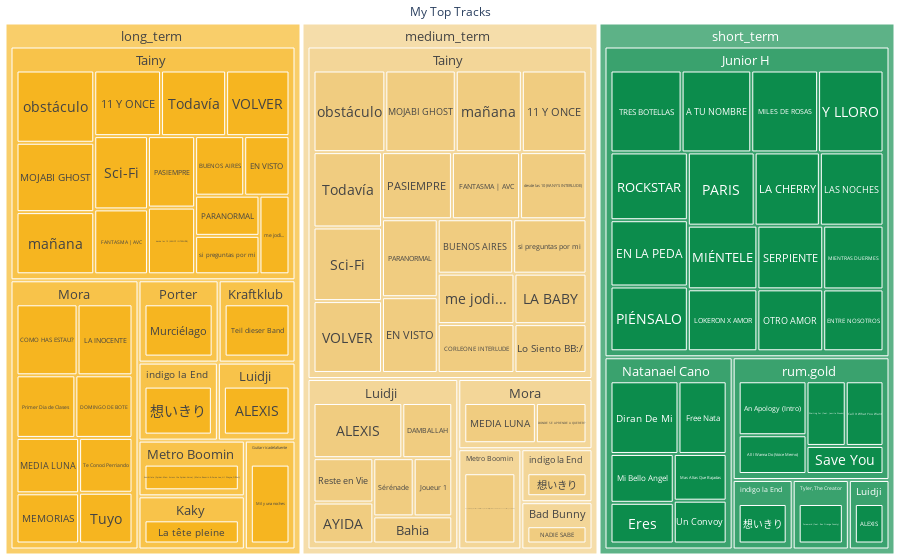

The notebook cell this image was saved under:
### Code cell
# Display the top tracks DataFrame
fig = px.treemap(top_tracks.groupby('Time Range').head(30),
                 path=[px.Constant('My Top Tracks'), 'Time Range', 'Artist', 'Track'],
                 values='Rank',
                 labels={'Rank':'Rank of Track'})
fig.update_traces(insidetextfont=dict(size=14),
                  textposition='middle center')
fig.update_layout(colorway=['#f6b520', '#f0cc80', '#0c8c4c', '#3f8c44', '#eae9e5', '#424236'],
                  margin=dict(t=0, l=0, r=0, b=0))
fig.show()
fig.write_image('figures/MyTopTracks.png', engine='kaleido', scale=5)

### Figure 1 — Plotly figure (JSON) as saved in the notebook; plotly's stock layout.template omitted (floating-point values rounded to 4 significant figures)
{"data": [{"branchvalues": "total", "domain": {"x": [0, 1], "y": [0, 1]}, "hovertemplate": "labels=%{label}<br>Rank of Track=%{value}<br>parent=%{parent}<br>id=%{id}<extra></extra>", "ids": ["My Top Tracks/long_term/Tainy/11 Y ONCE", "My Top Tracks/medium_term/Tainy/11 Y ONCE", "My Top Tracks/short_term/Junior H/A TU NOMBRE", "My Top Tracks/long_term/Luidji/ALEXIS", "My Top Tracks/medium_term/Luidji/ALEXIS", "My Top Tracks/short_term/Luidji/ALEXIS", "My Top Tracks/medium_term/Luidji/AYIDA", "My Top Tracks/short_term/rum.gold/All I Wanna Do (Voice Memo)", "My Top Tracks/short_term/rum.gold/An Apology (Intro)", "My Top Tracks/long_term/Metro Boomin/Annihilate (Spider-Man: Across the Spider-Verse) (Metro Boomin & Swae Lee, Lil Wayne, Offset)", "My Top Tracks/medium_term/Metro Boomin/Annihilate (Spider-Man: Across the Spider-Verse) (Metro Boomin & Swae Lee, Lil Wayne, Offset)", "My Top Tracks/long_term/Tainy/BUENOS AIRES", "My Top Tracks/medium_term/Tainy/BUENOS AIRES", "My Top Tracks/medium_term/Luidji/Bahia", "My Top Tracks/long_term/Mora/COMO HAS ESTAU?", "My Top Tracks/medium_term/Tainy/CORLEONE INTERLUDE", "My Top Tracks/short_term/rum.gold/Call It What You Want", "My Top Tracks/medium_term/Luidji/DAMBALLAH", "My Top Tracks/long_term/Mora/DOMINGO DE BOTE", "My Top Tracks/medium_term/Mora/DONDE SE APRENDE A QUERER?", "My Top Tracks/short_term/Natanael Cano/Diran De Mi", "My Top Tracks/short_term/Junior H/EN LA PEDA", "My Top Tracks/long_term/Tainy/EN VISTO", "My Top Tracks/medium_term/Tainy/EN VISTO", "My Top Tracks/short_term/Junior H/ENTRE NOSOTROS", "My Top Tracks/short_term/Natanael Cano/Eres", "My Top Tracks/long_term/Tainy/FANTASMA | AVC", "My Top Tracks/medium_term/Tainy/FANTASMA | AVC", "My Top Tracks/short_term/Tyler, The Creator/Foreword (feat. Rex Orange County)", "My Top Tracks/short_term/Natanael Cano/Free Nata", "My Top Tracks/medium_term/Luidji/Joueur 1", "My Top Tracks/medium_term/Tainy/LA BABY", "My Top Tracks/short_term/Junior H/LA CHERRY", "My Top Tracks/long_term/Mora/LA INOCENTE", "My Top Tracks/short_term/Junior H/LAS NOCHES", "My Top Tracks/short_term/Junior H/LOKERON X AMOR", "My Top Tracks/long_term/Kaky/La tête pleine", "My Top Tracks/medium_term/Tainy/Lo Siento BB:/", "My Top Tracks/long_term/Mora/MEDIA LUNA", "My Top Tracks/medium_term/Mora/MEDIA LUNA", "My Top Tracks/long_term/Mora/MEMORIAS", "My Top Tracks/short_term/Junior H/MIENTRAS DUERMES", "My Top Tracks/short_term/Junior H/MILES DE ROSAS", "My Top Tracks/short_term/Junior H/MIÉNTELE", "My Top Tracks/long_term/Tainy/MOJABI GHOST", "My Top Tracks/medium_term/Tainy/MOJABI GHOST", "My Top Tracks/short_term/Natanael Cano/Mas Altas Que Bajadas", "My Top Tracks/short_term/Natanael Cano/Mi Bello Angel", "My Top Tracks/long_term/Guitarricadelafuente/Mil y una noches", "My Top Tracks/long_term/Porter/Murciélago", "My Top Tracks/medium_term/Bad Bunny/NADIE SABE", "My Top Tracks/short_term/Junior H/OTRO AMOR", "My Top Tracks/long_term/Tainy/PARANORMAL", "My Top Tracks/medium_term/Tainy/PARANORMAL", "My Top Tracks/short_term/Junior H/PARIS", "My Top Tracks/long_term/Tainy/PASIEMPRE", "My Top Tracks/medium_term/Tainy/PASIEMPRE", "My Top Tracks/short_term/Junior H/PIÉNSALO", "My Top Tracks/long_term/Mora/Primer Dia de Clases", "My Top Tracks/short_term/Junior H/ROCKSTAR", "My Top Tracks/medium_term/Luidji/Reste en Vie", "My Top Tracks/short_term/Junior H/SERPIENTE", "My Top Tracks/short_term/rum.gold/Save You", "My Top Tracks/long_term/Tainy/Sci-Fi", "My Top Tracks/medium_term/Tainy/Sci-Fi", "My Top Tracks/medium_term/Luidji/Sérénade", "My Top Tracks/short_term/Junior H/TRES BOTELLAS", "My Top Tracks/long_term/Mora/Te Conoci Perriando", "My Top Tracks/long_term/Kraftklub/Teil dieser Band", "My Top Tracks/long_term/Tainy/Todavía", "My Top Tracks/medium_term/Tainy/Todavía", "My Top Tracks/long_term/Mora/Tuyo", "My Top Tracks/short_term/Natanael Cano/Un Convoy", "My Top Tracks/long_term/Tainy/VOLVER", "My Top Tracks/medium_term/Tainy/VOLVER", "My Top Tracks/short_term/rum.gold/Waiting For (feat. Jamila Woods)", "My Top Tracks/short_term/Junior H/Y LLORO", "My Top Tracks/long_term/Tainy/desde las 10 (KANY’S INTERLUDE)", "My Top Tracks/medium_term/Tainy/desde las 10 (KANY’S INTERLUDE)", "My Top Tracks/long_term/Tainy/mañana", "My Top Tracks/medium_term/Tainy/mañana", "My Top Tracks/long_term/Tainy/me jodi...", "My Top Tracks/medium_term/Tainy/me jodi...", "My Top Tracks/long_term/Tainy/obstáculo", "My Top Tracks/medium_term/Tainy/obstáculo", "My Top Tracks/long_term/Tainy/si preguntas por mi", "My Top Tracks/medium_term/Tainy/si preguntas por mi", "My Top Tracks/long_term/indigo la End/想いきり", "My Top Tracks/medium_term/indigo la End/想いきり", "My Top Tracks/short_term/indigo la End/想いきり", "My Top Tracks/medium_term/Bad Bunny", "My Top Tracks/long_term/Guitarricadelafuente", "My Top Tracks/short_term/Junior H", "My Top Tracks/long_term/Kaky", "My Top Tracks/long_term/Kraftklub", "My Top Tracks/long_term/Luidji", "My Top Tracks/medium_term/Luidji", "My Top Tracks/short_term/Luidji", "My Top Tracks/long_term/Metro Boomin", "My Top Tracks/medium_term/Metro Boomin", "My Top Tracks/long_term/Mora", "My Top Tracks/medium_term/Mora", "My Top Tracks/short_term/Natanael Cano", "My Top Tracks/long_term/Porter", "My Top Tracks/long_term/Tainy", "My Top Tracks/medium_term/Tainy", "My Top Tracks/short_term/Tyler, The Creator", "My Top Tracks/long_term/indigo la End", "My Top Tracks/medium_term/indigo la End", "My Top Tracks/short_term/indigo la End", "My Top Tracks/short_term/rum.gold", "My Top Tracks/long_term", "My Top Tracks/medium_term", "My Top Tracks/short_term", "My Top Tracks"], "insidetextfont": {"size": 14}, "labels": ["11 Y ONCE", "11 Y ONCE", "A TU NOMBRE", "ALEXIS", "ALEXIS", "ALEXIS", "AYIDA", "All I Wanna Do (Voice Memo)", "An Apology (Intro)", "Annihilate (Spider-Man: Across the Spider-Verse) (Metro Boomin & Swae Lee, Lil Wayne, Offset)", "Annihilate (Spider-Man: Across the Spider-Verse) (Metro Boomin & Swae Lee, Lil Wayne, Offset)", "BUENOS AIRES", "BUENOS AIRES", "Bahia", "COMO HAS ESTAU?", "CORLEONE INTERLUDE", "Call It What You Want", "DAMBALLAH", "DOMINGO DE BOTE", "DONDE SE APRENDE A QUERER?", "Diran De Mi", "EN LA PEDA", "EN VISTO", "EN VISTO", "ENTRE NOSOTROS", "Eres", "FANTASMA | AVC", "FANTASMA | AVC", "Foreword (feat. Rex Orange County)", "Free Nata", "Joueur 1", "LA BABY", "LA CHERRY", "LA INOCENTE", "LAS NOCHES", "LOKERON X AMOR", "La tête pleine", "Lo Siento BB:/", "MEDIA LUNA", "MEDIA LUNA", "MEMORIAS", "MIENTRAS DUERMES", "MILES DE ROSAS", "MIÉNTELE", "MOJABI GHOST", "MOJABI GHOST", "Mas Altas Que Bajadas", "Mi Bello Angel", "Mil y una noches", "Murciélago", "NADIE SABE", "OTRO AMOR", "PARANORMAL", "PARANORMAL", "PARIS", "PASIEMPRE", "PASIEMPRE", "PIÉNSALO", "Primer Dia de Clases", "ROCKSTAR", "Reste en Vie", "SERPIENTE", "Save You", "Sci-Fi", "Sci-Fi", "Sérénade", "TRES BOTELLAS", "Te Conoci Perriando", "Teil dieser Band", "Todavía", "Todavía", "Tuyo", "Un Convoy", "VOLVER", "VOLVER", "Waiting For (feat. Jamila Woods)", "Y LLORO", "desde las 10 (KANY’S INTERLUDE)", "desde las 10 (KANY’S INTERLUDE)", "mañana", "mañana", "me jodi...", "me jodi...", "obstáculo", "obstáculo", "si preguntas por mi", "si preguntas por mi", "想いきり", "想いきり", "想いきり", "Bad Bunny", "Guitarricadelafuente", "Junior H", "Kaky", "Kraftklub", "Luidji", "Luidji", "Luidji", "Metro Boomin", "Metro Boomin", "Mora", "Mora", "Natanael Cano", "Porter", "Tainy", "Tainy", "Tyler, The Creator", "indigo la End", "indigo la End", "indigo la End", "rum.gold", "long_term", "medium_term", "short_term", "My Top Tracks"], "name": "", "parents": ["My Top Tracks/long_term/Tainy", "My Top Tracks/medium_term/Tainy", "My Top Tracks/short_term/Junior H", "My Top Tracks/long_term/Luidji", "My Top Tracks/medium_term/Luidji", "My Top Tracks/short_term/Luidji", "My Top Tracks/medium_term/Luidji", "My Top Tracks/short_term/rum.gold", "My Top Tracks/short_term/rum.gold", "My Top Tracks/long_term/Metro Boomin", "My Top Tracks/medium_term/Metro Boomin", "My Top Tracks/long_term/Tainy", "My Top Tracks/medium_term/Tainy", "My Top Tracks/medium_term/Luidji", "My Top Tracks/long_term/Mora", "My Top Tracks/medium_term/Tainy", "My Top Tracks/short_term/rum.gold", "My Top Tracks/medium_term/Luidji", "My Top Tracks/long_term/Mora", "My Top Tracks/medium_term/Mora", "My Top Tracks/short_term/Natanael Cano", "My Top Tracks/short_term/Junior H", "My Top Tracks/long_term/Tainy", "My Top Tracks/medium_term/Tainy", "My Top Tracks/short_term/Junior H", "My Top Tracks/short_term/Natanael Cano", "My Top Tracks/long_term/Tainy", "My Top Tracks/medium_term/Tainy", "My Top Tracks/short_term/Tyler, The Creator", "My Top Tracks/short_term/Natanael Cano", "My Top Tracks/medium_term/Luidji", "My Top Tracks/medium_term/Tainy", "My Top Tracks/short_term/Junior H", "My Top Tracks/long_term/Mora", "My Top Tracks/short_term/Junior H", "My Top Tracks/short_term/Junior H", "My Top Tracks/long_term/Kaky", "My Top Tracks/medium_term/Tainy", "My Top Tracks/long_term/Mora", "My Top Tracks/medium_term/Mora", "My Top Tracks/long_term/Mora", "My Top Tracks/short_term/Junior H", "My Top Tracks/short_term/Junior H", "My Top Tracks/short_term/Junior H", "My Top Tracks/long_term/Tainy", "My Top Tracks/medium_term/Tainy", "My Top Tracks/short_term/Natanael Cano", "My Top Tracks/short_term/Natanael Cano", "My Top Tracks/long_term/Guitarricadelafuente", "My Top Tracks/long_term/Porter", "My Top Tracks/medium_term/Bad Bunny", "My Top Tracks/short_term/Junior H", "My Top Tracks/long_term/Tainy", "My Top Tracks/medium_term/Tainy", "My Top Tracks/short_term/Junior H", "My Top Tracks/long_term/Tainy", "My Top Tracks/medium_term/Tainy", "My Top Tracks/short_term/Junior H", "My Top Tracks/long_term/Mora", "My Top Tracks/short_term/Junior H", "My Top Tracks/medium_term/Luidji", "My Top Tracks/short_term/Junior H", "My Top Tracks/short_term/rum.gold", "My Top Tracks/long_term/Tainy", "My Top Tracks/medium_term/Tainy", "My Top Tracks/medium_term/Luidji", "My Top Tracks/short_term/Junior H", "My Top Tracks/long_term/Mora", "My Top Tracks/long_term/Kraftklub", "My Top Tracks/long_term/Tainy", "My Top Tracks/medium_term/Tainy", "My Top Tracks/long_term/Mora", "My Top Tracks/short_term/Natanael Cano", "My Top Tracks/long_term/Tainy", "My Top Tracks/medium_term/Tainy", "My Top Tracks/short_term/rum.gold", "My Top Tracks/short_term/Junior H", "My Top Tracks/long_term/Tainy", "My Top Tracks/medium_term/Tainy", "My Top Tracks/long_term/Tainy", "My Top Tracks/medium_term/Tainy", "My Top Tracks/long_term/Tainy", "My Top Tracks/medium_term/Tainy", "My Top Tracks/long_term/Tainy", "My Top Tracks/medium_term/Tainy", "My Top Tracks/long_term/Tainy", "My Top Tracks/medium_term/Tainy", "My Top Tracks/long_term/indigo la End", "My Top Tracks/medium_term/indigo la End", "My Top Tracks/short_term/indigo la End", "My Top Tracks/medium_term", "My Top Tracks/long_term", "My Top Tracks/short_term", "My Top Tracks/long_term", "My Top Tracks/long_term", "My Top Tracks/long_term", "My Top Tracks/medium_term", "My Top Tracks/short_term", "My Top Tracks/long_term", "My Top Tracks/medium_term", "My Top Tracks/long_term", "My Top Tracks/medium_term", "My Top Tracks/short_term", "My Top Tracks/long_term", "My Top Tracks/long_term", "My Top Tracks/medium_term", "My Top Tracks/short_term", "My Top Tracks/long_term", "My Top Tracks/medium_term", "My Top Tracks/short_term", "My Top Tracks/short_term", "My Top Tracks", "My Top Tracks", "My Top Tracks", ""], "textposition": "middle center", "type": "treemap", "values": [39, 45, 49, 45, 48, 21, 24, 28, 39, 44, 47, 26, 35, 21, 40, 32, 26, 27, 33, 29, 48, 44, 24, 36, 32, 25, 31, 39, 29, 34, 22, 31, 41, 36, 40, 37, 42, 30, 32, 41, 29, 33, 47, 38, 48, 49, 24, 30, 41, 49, 25, 35, 23, 37, 42, 30, 40, 43, 34, 45, 26, 36, 23, 35, 43, 23, 50, 27, 47, 38, 44, 25, 22, 37, 42, 27, 46, 28, 38, 43, 46, 21, 33, 50, 50, 22, 34, 46, 28, 31, 25, 41, 658, 42, 47, 45, 191, 21, 44, 47, 256, 70, 183, 49, 495, 704, 29, 46, 28, 31, 143, 1065, 1065, 1065, 3195]}], "layout": {"colorway": ["#f6b520", "#f0cc80", "#0c8c4c", "#3f8c44", "#eae9e5", "#424236"], "legend": {"tracegroupgap": 0}, "margin": {"b": 0, "l": 0, "r": 0, "t": 0}}}
